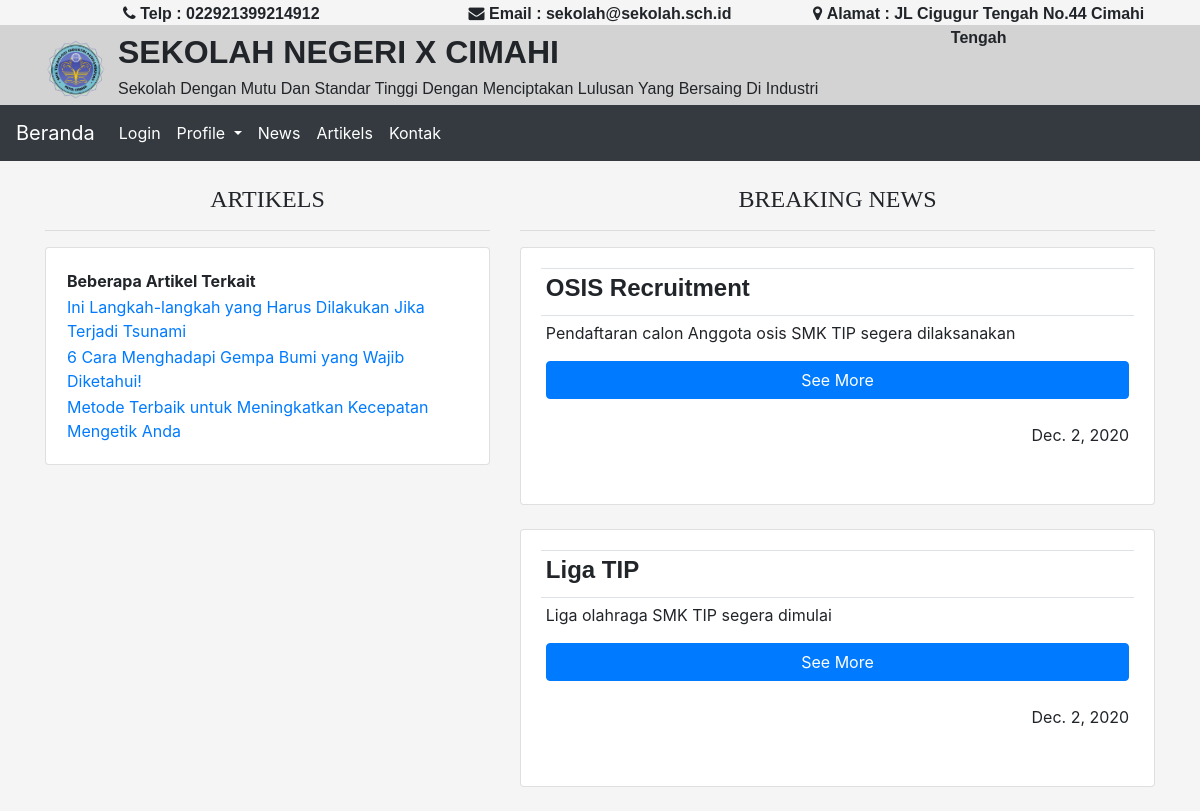
The page / on the database its author committed.
### coreApp/models.py (models this page shows, shortened)
class Artikel(models.Model):
    tipe = models.CharField(max_length=200, null=True)
    judul_artikel = models.CharField(max_length=200, null=True)
    short_line = models.CharField(max_length=200, null=True)
    isi_artikel = models.CharField(max_length=2000, null=True)
    author = models.CharField(max_length=200, null=True)

class Berita(models.Model):
    tanggal = models.DateField(auto_now_add=True)
    judul_berita = models.CharField(max_length=200, null=True)
    short_line = models.CharField(max_length=200, null=True)
    isi_berita = models.CharField(max_length=1500, null=True)
    note = models.CharField(max_length=200, null=True)
    date_added = models.DateTimeField(auto_now_add=True)

### coreApp/views.py (the view)
# urls.py: 2. Add a URL to urlpatterns:  path('', views.home, name='home')
def home(request):
    berita = Berita.objects.all()
    berita_list = list(berita)
    bertia_r = berita_list[::-1]
    berita_5 = bertia_r[:3]
    artikel = Artikel.objects.all()
    artikel_list = list(artikel)
    artikel_r = artikel_list[::-1]
    artike_5 = artikel_r[:3]
    context = {'berita_5':berita_5, 'artikel_5':artike_5}
    return render(request, 'coreApp/home.html', context)

### coreApp/templates/coreApp/home.html (shortened to what this page needs)
{% include 'coreApp/main.html' %}
{% load static %}
{% block content %}
<div class="container">
    <div class="row">
        <div class="col-md-5">
            <h4 style="text-align: center; font-family: fantasy;">ARTIKELS</h4>
            <hr>
            <div class="card">
                <div class="card-body">
                    <table id="example" class="display" style="width:100%">
                        <thead>
                            <tr>
                                <th>Beberapa Artikel Terkait</th>
                            </tr>
                        </thead>
                        <tbody>
                            {% for artikel in artikel_5 %}
                            <tr>
                                <td><a href="{% url 'profil-artikel' artikel.id %}">{{artikel.short_line}}</a></td>
                            </tr>
                            {% endfor %}
                        </tbody>
                    </table>
                </div>
            </div>
        </div>
        <br>
        <br>
        <div class="col-md-7">
            <h4 style="text-align: center; font-family: fantasy;">BREAKING NEWS</h4>
            <hr>
            {% for berita in berita_5 %}
            <div class="card">
                <div class="card-body">
                    <table class="table table-sm">
                        <tr>
                            <th><h4 style="font-family:'Trebuchet MS', 'Lucida Sans Unicode', 'Lucida Grande', 'Lucida Sans', Arial, sans-serif ;"><strong>{{berita.judul_berita}}</strong></h4></th>
                        </tr>
                        <tr>
                            <td><p style="text-align: justify;">
                                {{berita.short_line}}
                                </p>
                                <a class="btn btn-primary btn-block" href="#">See More</a>
                                <br>
                                <p style="text-align: right;">{{berita.tanggal}}</p>
                            </td>
                        </tr>
                    </table>
                </div>
            </div>
            <br>
            {% endfor %}
        </div>
    </div>
</div>
{% endblock content %}

### static/css/main.css (style rules this page uses)
body { background-color:whitesmoke; }

### rows shown on the page
Artikel: short_line "Ini Langkah-langkah yang Harus Dilakukan Jika Terjadi Tsunami"
Artikel: short_line "6 Cara Menghadapi Gempa Bumi yang Wajib Diketahui!"
Artikel: short_line "Metode Terbaik untuk Meningkatkan Kecepatan Mengetik Anda"
Berita: judul_berita "OSIS Recruitment", short_line "Pendaftaran calon Anggota osis SMK TIP segera dilaksanakan", tanggal "Dec. 2, 2020"
Berita: judul_berita "Liga TIP", short_line "Liga olahraga SMK TIP segera dimulai", tanggal "Dec. 2, 2020"
